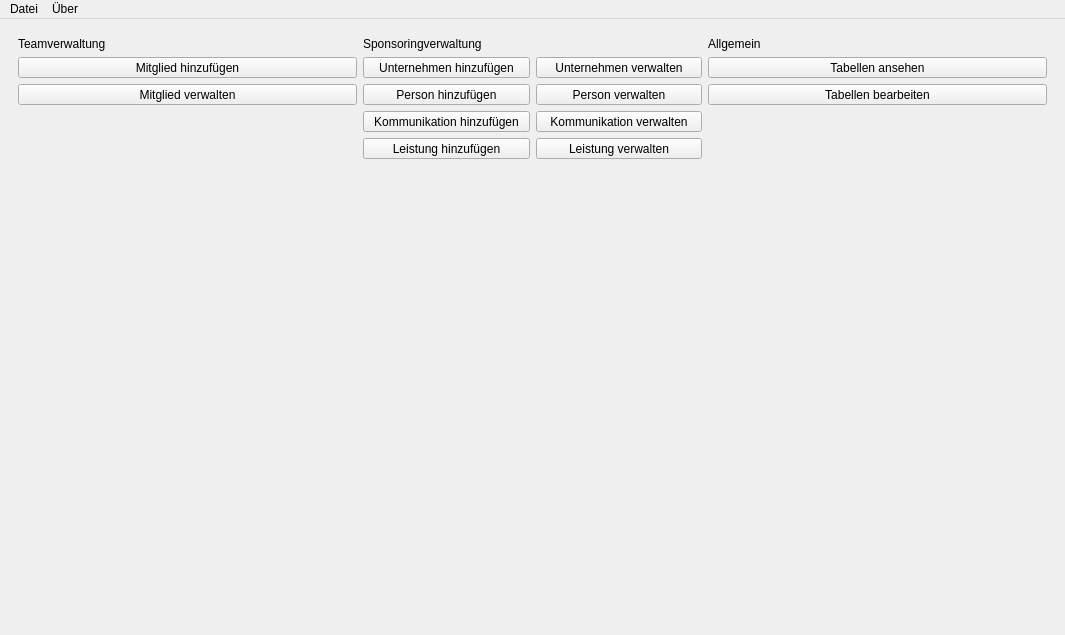
<?xml version="1.0" encoding="UTF-8"?>
<ui version="4.0">
 <class>MainWindow</class>
 <widget class="QMainWindow" name="MainWindow">
  <property name="geometry">
   <rect>
    <x>0</x>
    <y>0</y>
    <width>1065</width>
    <height>635</height>
   </rect>
  </property>
  <property name="windowTitle">
   <string>MainWindow</string>
  </property>
  <widget class="QWidget" name="centralwidget_main_menu">
   <layout class="QHBoxLayout" name="horizontalLayout">
    <item>
     <widget class="QStackedWidget" name="sw_main">
      <property name="currentIndex">
       <number>0</number>
      </property>
      <widget class="QWidget" name="page_main">
       <layout class="QHBoxLayout" name="horizontalLayout_6">
        <item>
         <layout class="QVBoxLayout" name="verticalLayout_5">
          <property name="spacing">
           <number>6</number>
          </property>
          <property name="sizeConstraint">
           <enum>QLayout::SetDefaultConstraint</enum>
          </property>
          <item>
           <widget class="QLabel" name="l_TilteTeamManagement">
            <property name="sizePolicy">
             <sizepolicy hsizetype="Preferred" vsizetype="Fixed">
              <horstretch>0</horstretch>
              <verstretch>0</verstretch>
             </sizepolicy>
            </property>
            <property name="text">
             <string>Teamverwaltung</string>
            </property>
           </widget>
          </item>
          <item>
           <widget class="QToolButton" name="tb_createMember">
            <property name="sizePolicy">
             <sizepolicy hsizetype="Minimum" vsizetype="Fixed">
              <horstretch>0</horstretch>
              <verstretch>0</verstretch>
             </sizepolicy>
            </property>
            <property name="text">
             <string>Mitglied hinzufügen</string>
            </property>
            <property name="toolButtonStyle">
             <enum>Qt::ToolButtonTextUnderIcon</enum>
            </property>
           </widget>
          </item>
          <item>
           <widget class="QToolButton" name="tb_modifyMember">
            <property name="sizePolicy">
             <sizepolicy hsizetype="Minimum" vsizetype="Fixed">
              <horstretch>0</horstretch>
              <verstretch>0</verstretch>
             </sizepolicy>
            </property>
            <property name="text">
             <string>Mitglied verwalten</string>
            </property>
            <property name="toolButtonStyle">
             <enum>Qt::ToolButtonTextUnderIcon</enum>
            </property>
           </widget>
          </item>
          <item>
           <spacer name="verticalSpacer_3">
            <property name="orientation">
             <enum>Qt::Vertical</enum>
            </property>
            <property name="sizeHint" stdset="0">
             <size>
              <width>20</width>
              <height>40</height>
             </size>
            </property>
           </spacer>
          </item>
         </layout>
        </item>
        <item>
         <layout class="QVBoxLayout" name="verticalLayout_2">
          <item>
           <widget class="QLabel" name="l_TitleSponsorManagement">
            <property name="sizePolicy">
             <sizepolicy hsizetype="Preferred" vsizetype="Fixed">
              <horstretch>0</horstretch>
              <verstretch>0</verstretch>
             </sizepolicy>
            </property>
            <property name="text">
             <string>Sponsoringverwaltung</string>
            </property>
           </widget>
          </item>
          <item>
           <layout class="QHBoxLayout" name="horizontalLayout_4">
            <item>
             <widget class="QToolButton" name="tb_createCompany">
              <property name="sizePolicy">
               <sizepolicy hsizetype="Minimum" vsizetype="Maximum">
                <horstretch>0</horstretch>
                <verstretch>0</verstretch>
               </sizepolicy>
              </property>
              <property name="text">
               <string>Unternehmen hinzufügen</string>
              </property>
              <property name="toolButtonStyle">
               <enum>Qt::ToolButtonTextUnderIcon</enum>
              </property>
             </widget>
            </item>
            <item>
             <widget class="QToolButton" name="tb_modifyCompany">
              <property name="sizePolicy">
               <sizepolicy hsizetype="Minimum" vsizetype="Fixed">
                <horstretch>0</horstretch>
                <verstretch>0</verstretch>
               </sizepolicy>
              </property>
              <property name="text">
               <string>Unternehmen verwalten</string>
              </property>
              <property name="toolButtonStyle">
               <enum>Qt::ToolButtonTextUnderIcon</enum>
              </property>
             </widget>
            </item>
           </layout>
          </item>
          <item>
           <layout class="QHBoxLayout" name="horizontalLayout_9">
            <item>
             <widget class="QToolButton" name="tb_createPerson">
              <property name="sizePolicy">
               <sizepolicy hsizetype="Minimum" vsizetype="Fixed">
                <horstretch>0</horstretch>
                <verstretch>0</verstretch>
               </sizepolicy>
              </property>
              <property name="text">
               <string>Person hinzufügen</string>
              </property>
              <property name="iconSize">
               <size>
                <width>16</width>
                <height>16</height>
               </size>
              </property>
              <property name="toolButtonStyle">
               <enum>Qt::ToolButtonTextUnderIcon</enum>
              </property>
              <property name="autoRaise">
               <bool>false</bool>
              </property>
             </widget>
            </item>
            <item>
             <widget class="QToolButton" name="tb_modifyPerson">
              <property name="sizePolicy">
               <sizepolicy hsizetype="Minimum" vsizetype="Fixed">
                <horstretch>0</horstretch>
                <verstretch>0</verstretch>
               </sizepolicy>
              </property>
              <property name="text">
               <string>Person verwalten</string>
              </property>
              <property name="iconSize">
               <size>
                <width>16</width>
                <height>16</height>
               </size>
              </property>
              <property name="toolButtonStyle">
               <enum>Qt::ToolButtonTextUnderIcon</enum>
              </property>
              <property name="autoRaise">
               <bool>false</bool>
              </property>
             </widget>
            </item>
           </layout>
          </item>
          <item>
           <layout class="QHBoxLayout" name="horizontalLayout_8">
            <item>
             <widget class="QToolButton" name="tb_createCommunication">
              <property name="sizePolicy">
               <sizepolicy hsizetype="Minimum" vsizetype="Fixed">
                <horstretch>0</horstretch>
                <verstretch>0</verstretch>
               </sizepolicy>
              </property>
              <property name="text">
               <string>Kommunikation hinzufügen</string>
              </property>
              <property name="toolButtonStyle">
               <enum>Qt::ToolButtonTextUnderIcon</enum>
              </property>
             </widget>
            </item>
            <item>
             <widget class="QToolButton" name="tb_modifyCommunication">
              <property name="sizePolicy">
               <sizepolicy hsizetype="Minimum" vsizetype="Fixed">
                <horstretch>0</horstretch>
                <verstretch>0</verstretch>
               </sizepolicy>
              </property>
              <property name="text">
               <string>Kommunikation verwalten</string>
              </property>
              <property name="toolButtonStyle">
               <enum>Qt::ToolButtonTextUnderIcon</enum>
              </property>
             </widget>
            </item>
           </layout>
          </item>
          <item>
           <layout class="QHBoxLayout" name="horizontalLayout_5">
            <item>
             <widget class="QToolButton" name="tb_createActivity">
              <property name="sizePolicy">
               <sizepolicy hsizetype="Minimum" vsizetype="Fixed">
                <horstretch>0</horstretch>
                <verstretch>0</verstretch>
               </sizepolicy>
              </property>
              <property name="text">
               <string>Leistung hinzufügen</string>
              </property>
              <property name="toolButtonStyle">
               <enum>Qt::ToolButtonTextUnderIcon</enum>
              </property>
             </widget>
            </item>
            <item>
             <widget class="QToolButton" name="tb_modifyActivity">
              <property name="sizePolicy">
               <sizepolicy hsizetype="Minimum" vsizetype="Fixed">
                <horstretch>0</horstretch>
                <verstretch>0</verstretch>
               </sizepolicy>
              </property>
              <property name="text">
               <string>Leistung verwalten</string>
              </property>
              <property name="toolButtonStyle">
               <enum>Qt::ToolButtonTextUnderIcon</enum>
              </property>
             </widget>
            </item>
           </layout>
          </item>
          <item>
           <spacer name="verticalSpacer_5">
            <property name="orientation">
             <enum>Qt::Vertical</enum>
            </property>
            <property name="sizeHint" stdset="0">
             <size>
              <width>20</width>
              <height>40</height>
             </size>
            </property>
           </spacer>
          </item>
         </layout>
        </item>
        <item>
         <layout class="QVBoxLayout" name="verticalLayout">
          <item>
           <widget class="QLabel" name="l_TitleManagement">
            <property name="sizePolicy">
             <sizepolicy hsizetype="Preferred" vsizetype="Fixed">
              <horstretch>0</horstretch>
              <verstretch>0</verstretch>
             </sizepolicy>
            </property>
            <property name="text">
             <string>Allgemein</string>
            </property>
           </widget>
          </item>
          <item>
           <widget class="QToolButton" name="tb_displayTables">
            <property name="sizePolicy">
             <sizepolicy hsizetype="Minimum" vsizetype="Fixed">
              <horstretch>0</horstretch>
              <verstretch>0</verstretch>
             </sizepolicy>
            </property>
            <property name="text">
             <string>Tabellen ansehen</string>
            </property>
            <property name="toolButtonStyle">
             <enum>Qt::ToolButtonTextUnderIcon</enum>
            </property>
           </widget>
          </item>
          <item>
           <widget class="QToolButton" name="tb_modifyTables">
            <property name="sizePolicy">
             <sizepolicy hsizetype="Minimum" vsizetype="Fixed">
              <horstretch>0</horstretch>
              <verstretch>0</verstretch>
             </sizepolicy>
            </property>
            <property name="text">
             <string>Tabellen bearbeiten</string>
            </property>
            <property name="toolButtonStyle">
             <enum>Qt::ToolButtonTextUnderIcon</enum>
            </property>
           </widget>
          </item>
          <item>
           <spacer name="verticalSpacer_4">
            <property name="orientation">
             <enum>Qt::Vertical</enum>
            </property>
            <property name="sizeHint" stdset="0">
             <size>
              <width>20</width>
              <height>40</height>
             </size>
            </property>
           </spacer>
          </item>
         </layout>
        </item>
       </layout>
      </widget>
      <widget class="QWidget" name="page_logIn">
       <layout class="QVBoxLayout" name="verticalLayout_4">
        <item>
         <layout class="QVBoxLayout" name="verticalLayout_3">
          <item>
           <spacer name="verticalSpacer">
            <property name="orientation">
             <enum>Qt::Vertical</enum>
            </property>
            <property name="sizeHint" stdset="0">
             <size>
              <width>20</width>
              <height>40</height>
             </size>
            </property>
           </spacer>
          </item>
          <item>
           <widget class="QLabel" name="l_logo">
            <property name="text">
             <string>l_logo</string>
            </property>
            <property name="alignment">
             <set>Qt::AlignCenter</set>
            </property>
           </widget>
          </item>
          <item>
           <layout class="QHBoxLayout" name="horizontalLayout_3">
            <item>
             <widget class="QLabel" name="l_title">
              <property name="text">
               <string>l_title</string>
              </property>
              <property name="alignment">
               <set>Qt::AlignCenter</set>
              </property>
             </widget>
            </item>
           </layout>
          </item>
          <item>
           <layout class="QHBoxLayout" name="horizontalLayout_2">
            <item>
             <spacer name="horizontalSpacer">
              <property name="orientation">
               <enum>Qt::Horizontal</enum>
              </property>
              <property name="sizeHint" stdset="0">
               <size>
                <width>40</width>
                <height>20</height>
               </size>
              </property>
             </spacer>
            </item>
            <item>
             <widget class="QLineEdit" name="le_password">
              <property name="enabled">
               <bool>true</bool>
              </property>
              <property name="minimumSize">
               <size>
                <width>480</width>
                <height>0</height>
               </size>
              </property>
              <property name="maximumSize">
               <size>
                <width>480</width>
                <height>16777215</height>
               </size>
              </property>
              <property name="echoMode">
               <enum>QLineEdit::Password</enum>
              </property>
              <property name="readOnly">
               <bool>false</bool>
              </property>
              <property name="placeholderText">
               <string>Passwort</string>
              </property>
             </widget>
            </item>
            <item>
             <spacer name="horizontalSpacer_2">
              <property name="orientation">
               <enum>Qt::Horizontal</enum>
              </property>
              <property name="sizeHint" stdset="0">
               <size>
                <width>40</width>
                <height>20</height>
               </size>
              </property>
             </spacer>
            </item>
           </layout>
          </item>
          <item>
           <widget class="QLabel" name="l_error">
            <property name="enabled">
             <bool>true</bool>
            </property>
            <property name="text">
             <string>l_error</string>
            </property>
            <property name="alignment">
             <set>Qt::AlignCenter</set>
            </property>
           </widget>
          </item>
          <item>
           <spacer name="verticalSpacer_2">
            <property name="orientation">
             <enum>Qt::Vertical</enum>
            </property>
            <property name="sizeHint" stdset="0">
             <size>
              <width>20</width>
              <height>40</height>
             </size>
            </property>
           </spacer>
          </item>
         </layout>
        </item>
       </layout>
      </widget>
     </widget>
    </item>
   </layout>
  </widget>
  <widget class="QMenuBar" name="menubar">
   <property name="geometry">
    <rect>
     <x>0</x>
     <y>0</y>
     <width>1065</width>
     <height>21</height>
    </rect>
   </property>
   <widget class="QMenu" name="menuDatei">
    <property name="title">
     <string>Datei</string>
    </property>
    <widget class="QMenu" name="menuPassword">
     <property name="title">
      <string>Passwort</string>
     </property>
     <addaction name="actionPasswordAdd"/>
     <addaction name="actionPasswordChange"/>
     <addaction name="actionPasswordRemove"/>
    </widget>
    <addaction name="actionOpenDatabase"/>
    <addaction name="actionCloseDatabase"/>
    <addaction name="separator"/>
    <addaction name="menuPassword"/>
    <addaction name="separator"/>
   </widget>
   <widget class="QMenu" name="menuAbout">
    <property name="title">
     <string>Über</string>
    </property>
    <addaction name="actionAbout"/>
   </widget>
   <addaction name="menuDatei"/>
   <addaction name="menuAbout"/>
  </widget>
  <widget class="QStatusBar" name="statusbar">
   <property name="sizeGripEnabled">
    <bool>false</bool>
   </property>
  </widget>
  <action name="actionOpenDatabase">
   <property name="text">
    <string>Datenbank öffnen</string>
   </property>
  </action>
  <action name="actionPasswordAdd">
   <property name="text">
    <string>hinzufügen</string>
   </property>
  </action>
  <action name="actionPasswordChange">
   <property name="text">
    <string>ändern</string>
   </property>
  </action>
  <action name="actionPasswordRemove">
   <property name="text">
    <string>entfernen</string>
   </property>
  </action>
  <action name="actionCloseDatabase">
   <property name="text">
    <string>Datenbank schließen</string>
   </property>
  </action>
  <action name="actionAbout">
   <property name="text">
    <string>Über die Datenbank</string>
   </property>
  </action>
 </widget>
 <tabstops>
  <tabstop>le_password</tabstop>
  <tabstop>tb_createMember</tabstop>
  <tabstop>tb_modifyMember</tabstop>
  <tabstop>tb_createCompany</tabstop>
  <tabstop>tb_modifyCompany</tabstop>
  <tabstop>tb_createPerson</tabstop>
  <tabstop>tb_modifyPerson</tabstop>
  <tabstop>tb_createCommunication</tabstop>
  <tabstop>tb_modifyCommunication</tabstop>
  <tabstop>tb_createActivity</tabstop>
  <tabstop>tb_modifyActivity</tabstop>
  <tabstop>tb_displayTables</tabstop>
  <tabstop>tb_modifyTables</tabstop>
 </tabstops>
 <resources/>
 <connections/>
</ui>
